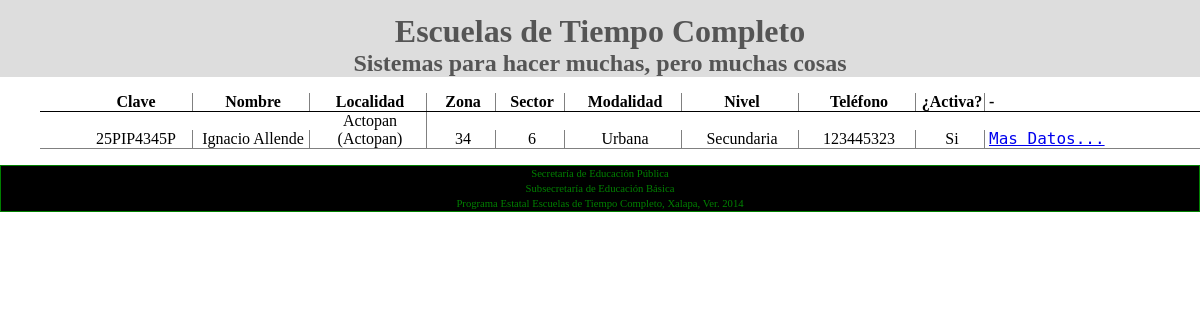
The app's page /escuelas/25PIP4345P/ with its own data.
### escuelas/models.py (models this page shows, shortened)
class Escuela(models.Model):
    clave = models.CharField(max_length=15, unique=True)
    nombre = models.CharField(max_length=100)
    municipio = models.ForeignKey(Municipio)
    localidad = models.ForeignKey(Localidad)
    zona = models.PositiveIntegerField()
    sector = models.PositiveIntegerField()
    modalidad = models.ForeignKey(Modalidad)
    nivel = models.ForeignKey(Nivel)
    email = models.EmailField(max_length=255)
    telefono = models.CharField(max_length=25)
    calle = models.CharField(max_length=255)
    numero = models.CharField(max_length=30)
    colonia = models.CharField(max_length=255)
    cod_postal = models.PositiveIntegerField()
    afiliada = models.BooleanField(default=False)
    objects = EscuelaQuerySet.as_manager()
    def esta_afiliada(self):
        if self.afiliada:
            return "Si"
        else:
            return "No"

### lugares/models.py (models this page shows, shortened)
class Localidad(models.Model):
    localidad = models.CharField(max_length=255)
    municipio = models.ForeignKey(Municipio)
    def __unicode__(self):
        return "%s (%s)" % (self.localidad, self.municipio.municipio)

class Municipio(models.Model):
    municipio = models.CharField(max_length=255)

### caracteristicas/models.py (models this page shows)
class Modalidad(models.Model):
    modalidad = models.CharField(max_length=50)
    def __unicode__(self):
        return self.modalidad

class Nivel(models.Model):
    nivel = models.CharField(max_length=50)
    def __unicode__(self):
        return self.nivel

### escuelas/views.py (the view)
# urls.py: url(r'^escuelas/(?P<clave>[\w]+)/$', EscuelasView.as_view(), name="escuelas"),
class EscuelasView(generic.ListView):
    model = Escuela
    template_name = "escuelas/escuela_list.html"
    def get_queryset(self):
        if self.kwargs.get("clave"):
            queryset = self.model.objects.filter(clave=self.kwargs['clave'])
        else:
            queryset = super(EscuelasView, self).get_queryset()
        return queryset

### escuelas/templates/escuelas/escuela_list.html
{% extends "base.html" %}
{% block content %}
<ul class="lista-escuela">
<li class="fila">
    <ul class="encabezado">
        <li class="item-esc">Clave</li>
        <li class="item-esc">Nombre</li>
        <li class="item-esc">Localidad</li>
        <li class="peque">Zona</li>
        <li class="peque">Sector</li>
        <li class="item-esc">Modalidad</li>
        <li class="item-esc">Nivel</li>
        <li class="item-esc">Teléfono</li>
        <li class="peque">¿Activa?</li>
        <li>-</li>
    </ul>
</li>
{% for escuela in object_list %}
<li class="fila">
    <ul class="resultado">
        <li class="item-esc">
            {{escuela.clave}}
        </li>
        <li class="item-esc">
            {{escuela.nombre}}
        </li>
        <li class="item-esc">
            {{escuela.localidad}}
        </li>
        <li class="peque">
            {{escuela.zona}}
        </li>
        <li class="peque">
            {{escuela.sector}}
        </li>
        <li class="item-esc">
            {{escuela.modalidad}}
        </li>
        <li class="item-esc">
            {{escuela.nivel}}
        </li>
        <li class="item-esc">{{escuela.telefono}}</li>
        <li class="peque">{{escuela.esta_afiliada}}
        </li>
        <li>
            <a href="{% url 'detalle-escuela' escuela.clave escuela.id %}">Mas Datos...</a>
        </li>
    </ul>
</li>
{% empty %}
No existe esta escuela o no se ha dado de alta
{% endfor %}
</ul>
{% endblock content %}

### static/css/estilos.css (style rules this page uses)
body { background: white; font-size: 16px; font-family: 'consolas'; margin: 0px; }
a { font-family: 'monospace' }
.lista-escuela li { display: inline-block; }
.peque { border-right: 1px solid gray; width: 4em; }
.encabezado { border-bottom: 1px solid black; font-weight: bold; }
.encabezado li { text-align: center; }
.resultado { border-bottom: 1px solid gray; }
.resultado li { text-align: center; }
.fila { width: 100%; }
.item-esc { border-right: 1px solid gray; width: 10%; }

### records on screen
Escuela: clave "25PIP4345P", nombre "Ignacio Allende", localidad "Actopan (Actopan)", zona "34", sector "6", modalidad "Urbana", nivel "Secundaria", telefono "123445323", esta_afiliada "Si"
